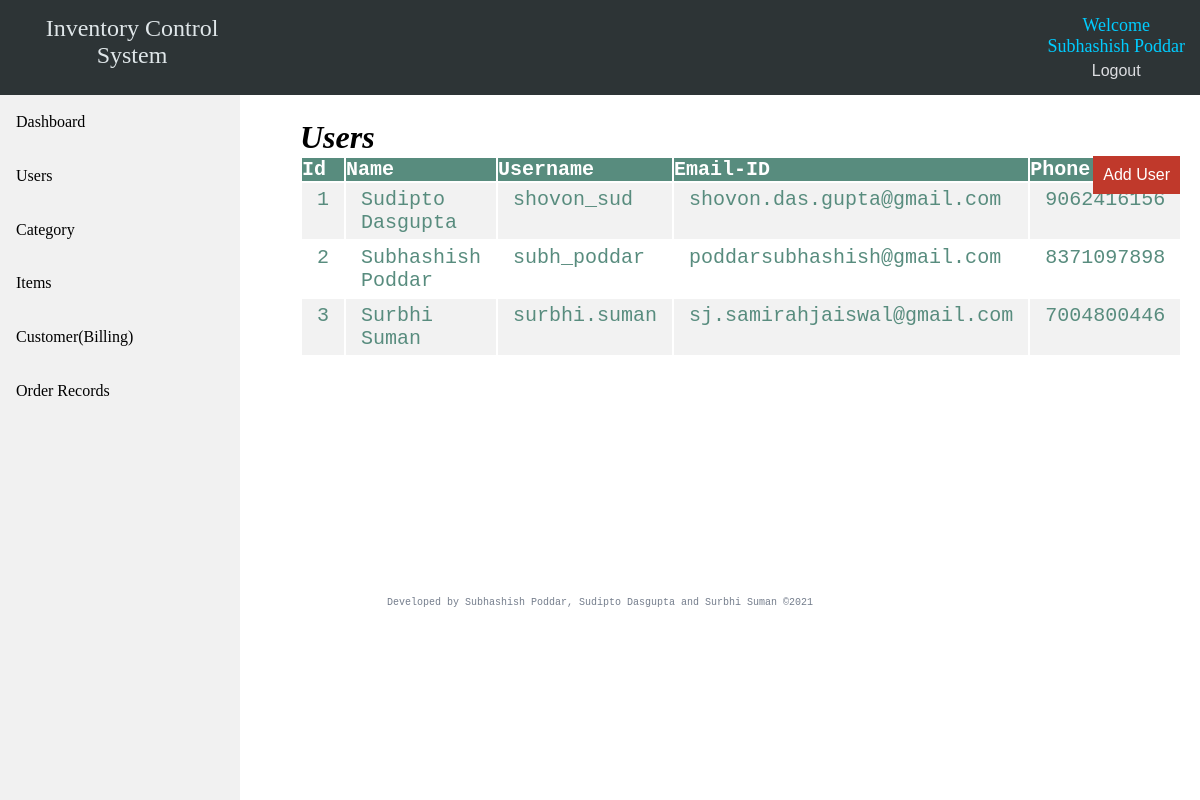
The app's page /admin/users.php (signed in) with its own data.
### tables this page shows
CREATE TABLE `user` (
  `id` int(11) NOT NULL,
  `first_name` varchar(255) NOT NULL,
  `last_name` varchar(255) NOT NULL,
  `email_id` varchar(255) NOT NULL,
  `phone` varchar(10) NOT NULL,
  `username` varchar(255) NOT NULL,
  `password` varchar(255) NOT NULL
);

### admin/users.php (the view, shortened to what this page needs)
<?php
require_once "admin_panel.php";
?>
<!DOCTYPE html>
<head>
    <link rel="stylesheet" href="../css/admin.css">
    <link rel="stylesheet" href="../css/footer.css">
</head>
<body>
    <div class="bodystart">
        <h1><i>Users</i></h1>
        <button class="addcategory" name="submit" type="button" onclick="window.location.href='register.php'">Add
            User</button>
        <table>
            <tr>
                <th>Id</th>
                <th>Name</th>
                <th>Username</th>
                <th>Email-ID</th>
                <th>Phone No.</th>
            </tr>
            <?php
$sql = "SELECT * FROM user";
$result = $db_conn->query($sql);
if ($result->num_rows > 0) {
    while ($row = $result->fetch_assoc()) {
        echo "<tr><td>" . $row["id"] . "</td><td>" . $row["first_name"] . " " . $row["last_name"] . "</td><td>" . $row["username"] . "</td><td>" . $row["email_id"] . "</td><td>" . $row["phone"] . "</td></tr>";
    }
    echo "</table>";
} else {echo "0 results";}
?>
    </div>
</body>
</html>
<?php
require_once "../include/footer.php";?>
</html>

### css/adminpanel.css (style rules this page uses)
* { margin: 0; padding: 0; border: 0; outline: 0; font-size: 100%; vertical-align: baseline; background: transparent; }
body:not(.bdy) { position: relative; margin: 0; }

### css/admin.css (style rules this page uses)
.bodystart { margin-top: 2%; margin-left: 25%; margin-right: 5%; }
h1 { font-size: xx-large; }
table { border-collapse: separate; border-spacing: 2px 2px; width: auto; color: #588c7e; font-family: "Lucida Console", "Courier New", monospace; font-size: 20px; text-align: left; }
td { padding: 5px 15px; }
th { background-color: #588c7e; color: white; }
tr:nth-child(even) { background-color: #f2f2f2 }
.addcategory { color: #ffffff; padding: 10px; border-radius: 10 px; position: absolute; right: 20px; background-color: #c0392b; cursor: pointer; float: right; }
button:not(#logot, #su):hover { background-color: #079992; }

### records on screen
user: id "1", first_name "Sudipto", last_name "Dasgupta", username "shovon_sud", email "shovon.das.gupta@gmail.com", phone "9062416156"
user: id "2", first_name "Subhashish", last_name "Poddar", username "subh_poddar", email "poddarsubhashish@gmail.com", phone "8371097898"
user: id "3", first_name "Surbhi", last_name "Suman", username "surbhi.suman", email "sj.samirahjaiswal@gmail.com", phone "7004800446"

### other values on screen
$_SESSION['name'] "Subhashish Poddar"
